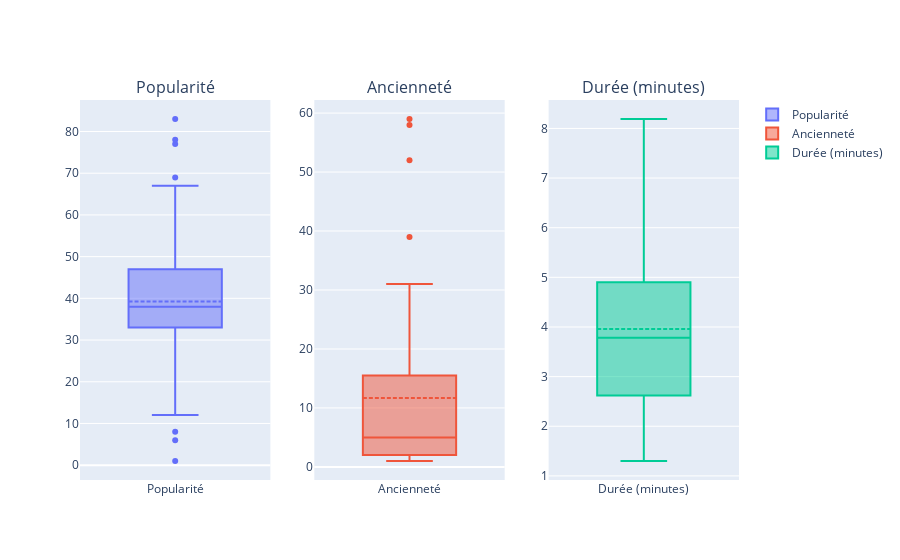

The notebook cell this image was saved under:
### Markdown cell above
### Boxplot & Outliers :

### Code cell
# Créer une figure avec 3 sous-graphiques côte à côte
fig = make_subplots(rows=1, cols=3, subplot_titles=["Popularité", "Ancienneté", "Durée (minutes)"])

# Boxplot pour nos 3 variables
fig.add_trace(
    go.Box(y=df_tracks['popularity'].dropna(), name="Popularité", boxmean=True),
    row=1, col=1
)
fig.add_trace(
    go.Box(y=df_tracks['anciennete'].dropna(), name="Ancienneté", boxmean=True),
    row=1, col=2
)
fig.add_trace(
    go.Box(y=df_tracks['duration_min'].dropna(), name="Durée (minutes)", boxmean=True),
    row=1, col=3
)
# Afficher les graphiques
try:
    fig.show()
except:
    from IPython.display import Image
    pio.write_image(fig, "boxplots.png")
    display(Image("boxplots.png"))

### Figure 1 — Plotly figure (JSON) as saved in the notebook; plotly's stock layout.template omitted (floating-point values rounded to 4 significant figures)
{"data": [{"boxmean": true, "name": "Popularité", "type": "box", "xaxis": "x", "y": [16, 69, 52, 40, 33, 45, 35, 48, 43, 27, 63, 40, 24, 36, 34, 38, 47, 38, 77, 6, 67, 13, 31, 33, 38, 83, 42, 54, 36, 34, 41, 78, 8, 54, 45, 31, 12, 47, 1, 20, 34, 28, 36, 42, 36, 47, 51, 38, 34, 38], "yaxis": "y"}, {"boxmean": true, "name": "Ancienneté", "type": "box", "xaxis": "x2", "y": [15.0, 31.0, 58.0, 5.0, 1.0, 2.0, 2.0, 3.0, 5.0, 5.0, 52.0, 4.0, 2.0, 5.0, 10.0, 6.0, 2.0, 17.0, 59.0, 23.0, 2.0, 2.0, 26.0, 8.0, 4.0, 39.0, 8.0, 30.0, 6.0, 13.0, 25.0, 3.0, 2.0, 3.0, 3.0, 3.0, 4.0, 2.0, 7.0, 20.0, 30.0, 9.0, 3.0, 2.0, 2.0, 3.0, 2.0, 3.0, 2.0], "yaxis": "y2"}, {"boxmean": true, "name": "Durée (minutes)", "type": "box", "xaxis": "x3", "y": [5.55, 4.9, 7.23, 2.02, 2.92, 2.62, 3.52, 2.33, 2.73, 7.62, 3.71, 2.52, 8.19, 3.79, 4.03, 3.78, 5.66, 2.5, 2.56, 4.94, 3.33, 3.74, 3.71, 2.31, 2.11, 4.15, 4.55, 4.65, 4.01, 6.82, 4.3, 2.89, 5.29, 3.97, 4.08, 6.94, 4.26, 2.98, 5.76, 4.07, 5.12, 4.39, 2.03, 2.27, 5.76, 2.69, 2.6, 2.64, 1.3, 2.13], "yaxis": "y3"}], "layout": {"annotations": [{"font": {"size": 16}, "showarrow": false, "text": "Popularité", "x": 0.1444, "xanchor": "center", "xref": "paper", "y": 1, "yanchor": "bottom", "yref": "paper"}, {"font": {"size": 16}, "showarrow": false, "text": "Ancienneté", "x": 0.5, "xanchor": "center", "xref": "paper", "y": 1, "yanchor": "bottom", "yref": "paper"}, {"font": {"size": 16}, "showarrow": false, "text": "Durée (minutes)", "x": 0.8556, "xanchor": "center", "xref": "paper", "y": 1, "yanchor": "bottom", "yref": "paper"}], "xaxis": {"anchor": "y", "domain": [0, 0.2889]}, "xaxis2": {"anchor": "y2", "domain": [0.3556, 0.6444]}, "xaxis3": {"anchor": "y3", "domain": [0.7111, 1]}, "yaxis": {"anchor": "x", "domain": [0, 1]}, "yaxis2": {"anchor": "x2", "domain": [0, 1]}, "yaxis3": {"anchor": "x3", "domain": [0, 1]}}}
